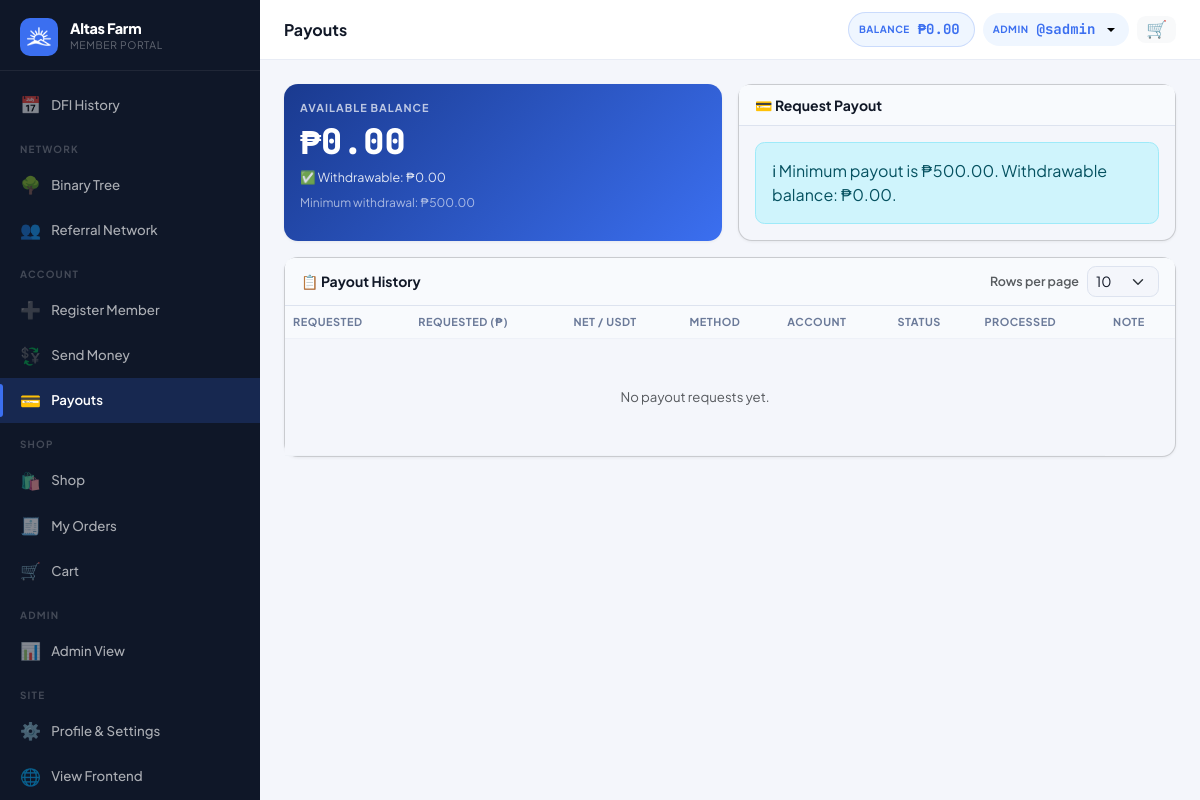
Screenshot of /?page=payout (signed in) with the database file from the repository.
### tables this page shows
CREATE TABLE settings (
  key_name   VARCHAR(80) NOT NULL PRIMARY KEY,
  value      TEXT        NOT NULL,
  updated_at TIMESTAMP DEFAULT CURRENT_TIMESTAMP ON UPDATE CURRENT_TIMESTAMP
);

CREATE TABLE users (
  id                INT UNSIGNED AUTO_INCREMENT PRIMARY KEY,
  username          VARCHAR(40)  NOT NULL UNIQUE,
  password_hash     VARCHAR(255) NOT NULL,
  role              ENUM('member','admin','superadmin') NOT NULL DEFAULT 'member',
  package_id        INT UNSIGNED NULL,
  reg_code_id           INT UNSIGNED NULL,
  reg_payment_method    ENUM('code','ewallet','pending') NOT NULL DEFAULT 'code',
  reg_paid_by           INT UNSIGNED NULL,

   
  sponsor_id        INT UNSIGNED NULL,
  binary_parent_id  INT UNSIGNED NULL,
  binary_position   ENUM('left','right') NULL,

   
  left_count        INT UNSIGNED NOT NULL DEFAULT 0,
  left_count_paid   INT UNSIGNED NOT NULL DEFAULT 0,
  right_count       INT UNSIGNED NOT NULL DEFAULT 0,
  right_count_paid  INT UNSIGNED NOT NULL DEFAULT 0,
  pairs_paid        INT UNSIGNED NOT NULL DEFAULT 0,
  pairs_flushed     INT UNSIGNED NOT NULL DEFAULT 0,
  pairs_paid_today  INT UNSIGNED NOT NULL DEFAULT 0,   

   
  lifetime_earned       DECIMAL(14,2) NOT NULL DEFAULT 0.00,
  cap_status            ENUM('active','capped','perminact') NOT NULL DEFAULT 'active',
  capping_bypass        TINYINT(1)   NOT NULL DEFAULT 0,
  daily_cap_bypass      TINYINT(1)   NOT NULL DEFAULT 0,
  capped_at             TIMESTAMP NULL,
  last_reactivation_at  TIMESTAMP NULL,
  dfi_days_used         INT UNSIGNED NOT NULL DEFAULT 0,
  dfi_active            TINYINT(1)   NOT NULL DEFAULT 1,
  cd_active             TINYINT(1)   NOT NULL DEFAULT 0,
  ewallet_sent_today      DECIMAL(12,2) NOT NULL DEFAULT 0.00,
  ewallet_sent_this_week  DECIMAL(12,2) NOT NULL DEFAULT 0.00,

   
  full_name         VARCHAR(120) NULL,
  email             VARCHAR(120) NULL,
  mobile            VARCHAR(20)  NULL,
  gcash_number      VARCHAR(20)  NULL,
  maya_number       VARCHAR(20)  NULL,
  usdt_trc20_address VARCHAR(100) NULL,
  usdt_bep20_address VARCHAR(100) NULL,
  address           TEXT         NULL,
  photo             VARCHAR(200) NULL,

  ewallet_balance       DECIMAL(14,2) NOT NULL DEFAULT 0.00,
  withdrawable_balance  DECIMAL(14,2) NOT NULL DEFAULT 0.00,
  status                ENUM('active','suspended','pending','deactivated') NOT NULL DEFAULT 'active',
  joined_at         TIMESTAMP DEFAULT CURRENT_TIMESTAMP,
  last_login        TIMESTAMP NULL,

  FOREIGN KEY (sponsor_id)       REFERENCES users(id) ON DELETE SET NULL,
  FOREIGN KEY (binary_parent_id) REFERENCES users(id) ON DELETE SET NULL,
  FOREIGN KEY (package_id)       REFERENCES packages(id) ON DELETE SET NULL
);

### views/partials/sidebar_member.php (the view, shortened to what the rows shown need)
<?php
$cp      = current_page();
$user    = Auth::user();
$initial = strtoupper(substr($user['username'] ?? 'U', 0, 1));
$name    = $user['full_name'] ?: ('@' . $user['username']);
$view    = $_GET['view'] ?? '';
$nav = [
  ['page' => 'dashboard', 'icon' => '🏠', 'label' => 'Dashboard',        'pages' => ['dashboard']],
  ['page' => 'earnings',  'icon' => '💰', 'label' => 'Earnings',         'pages' => ['earnings']],
  ['page' => 'cap_status', 'icon' => '🛡️', 'label' => 'Lifetime Cap',     'pages' => ['cap_status']],
  ['page' => 'dfi_history', 'icon' => '📅', 'label' => 'DFI History',      'pages' => ['dfi_history']],
  'SEPARATOR:Network',
];
$hasBinary = Auth::isAdmin() || Package::hasPairing((int)($user['package_id'] ?? 0));
if ($hasBinary) {
  $nav[] = ['page' => 'genealogy&view=binary',  'icon' => '🌳', 'label' => 'Binary Tree',      'pages' => ['genealogy'], 'view' => 'binary'];
}
$nav[] = ['page' => 'genealogy&view=referral', 'icon' => '👥', 'label' => 'Referral Network', 'pages' => ['genealogy'], 'view' => 'referral'];
$nav[] = 'SEPARATOR:Account';
$nav[] = ['page' => 'register&sponsor=' . $user['username'], 'icon' => '➕', 'label' => 'Register Member', 'pages' => ['register']];
$nav[] = ['page' => 'ewallet_transfer', 'icon' => '💱', 'label' => 'Send Money', 'pages' => ['ewallet_transfer']];
$nav[] = ['page' => 'payout',  'icon' => '💳', 'label' => 'Payouts',   'pages' => ['payout']];
$cartBadge = Cart::itemCountForMember((int) ($user['id'] ?? 0));
$nav[] = 'SEPARATOR:Shop';
$nav[] = ['page' => 'shop',        'icon' => '🛍️', 'label' => 'Shop',      'pages' => ['shop']];
$nav[] = ['page' => 'shop_orders', 'icon' => '🧾', 'label' => 'My Orders', 'pages' => ['shop_orders', 'shop_order']];
$nav[] = ['page' => 'cart',        'icon' => '🛒', 'label' => 'Cart',      'pages' => ['cart'], 'badge' => $cartBadge, 'badge_class' => 'sidebar-cart-badge'];
if (Auth::isAdmin()) {
  $nav[] = 'SEPARATOR:Admin';
  $nav[] = ['page' => 'admin', 'icon' => '📊', 'label' => 'Admin View', 'pages' => []];
}
$nav[] = 'SEPARATOR:Site';
$nav[] = ['page' => 'profile', 'icon' => '⚙️', 'label' => 'Profile & Settings', 'pages' => ['profile']];
$nav[] = ['page' => '__frontend__', 'icon' => '🌐', 'label' => 'View Frontend', 'pages' => []];
if (!function_exists('renderSidebarNav')) {
function renderSidebarNav($nav, $cp, $user, $view, $initial, $name)
{ ?>
  <div class="sidebar-brand">
    <div>
      <div class="brand-name"><?= e(setting('site_name', APP_NAME)) ?></div>
      <div class="brand-sub">Member Portal</div>
    </div>
  </div>
<?php } ?>
<?php }  ?>
<div class="sidebar d-none d-lg-flex flex-column">
  <?php renderSidebarNav($nav, $cp, $user, $view, $initial, $name); ?>
</div>

### views/member/payout.php (shortened to what the rows shown need)
<?php
$minPayout        = (float)setting('min_payout', '500');
$availableBalance = (float)$user['ewallet_balance'];
$withdrawableBalance = (float)($user['withdrawable_balance'] ?? 0);
$hasPending       = false;
$gcashEnabled = setting('gcash_enabled', '1') === '1';
$mayaEnabled  = setting('maya_enabled', '1') === '1';
$jsFeePct = [];
if ($gcashEnabled) $jsFeePct['gcash'] = (float)setting('service_fee_gcash', '0');
if ($mayaEnabled)  $jsFeePct['maya']  = (float)setting('service_fee_maya', '0');
$jsFeePct['usdt_trc20']  = (float)setting('service_fee_usdt_trc20', '5');
$jsFeePct['usdt_bep20'] = (float)setting('service_fee_usdt_bep20', '5');
?>
<?php require 'views/partials/head.php'; ?>
<?php require 'views/partials/sidebar_member.php'; ?>
<div class="main-content">
  <?php require 'views/partials/topbar.php'; ?>
  <div class="page-content">
    <div class="row g-3 mb-3">
      <div class="col-12 col-md-6">
        <div class="card h-100" style="background:linear-gradient(135deg,#1a3a8f,#3b6ff0);border:none;">
          <div class="card-body text-white">
            <div style="font-size:.68rem;font-weight:700;letter-spacing:1px;text-transform:uppercase;opacity:.7;margin-bottom:.5rem;">Available Balance</div>
            <div style="font-size:2.2rem;font-weight:800;font-family:var(--font-mono);line-height:1;"><?= fmt_money($availableBalance) ?></div>
            <div style="font-size:.78rem;opacity:.85;margin-top:.5rem;">
              ✅ Withdrawable: <?= fmt_money($withdrawableBalance) ?>
            </div>
            <div style="font-size:.75rem;opacity:.6;margin-top:.5rem;">Minimum withdrawal: <?= fmt_money($minPayout) ?></div>
          </div>
        </div>
      </div>
      <div class="col-12 col-md-6">
        <div class="card h-100">
          <div class="card-body">
            <?php if ($hasPending): ?>
              <div class="alert alert-warning mb-0">⏳ You already have a pending payout request.</div>
            <?php elseif ($withdrawableBalance < $minPayout): ?>
              <div class="alert alert-info mb-0">ℹ Minimum payout is <?= fmt_money($minPayout) ?>. Withdrawable balance: <?= fmt_money($withdrawableBalance) ?>.</div>
            <?php endif; ?>
          </div>
        </div>
      </div>
    </div>
    <div class="card">
      <div class="table-responsive">
        <table class="table table-hover mb-0">
          <thead>
            <tr>
              <th>Requested</th>
              <th>Requested (₱)</th>
              <th>Net / USDT</th>
              <th>Method</th>
              <th>Account</th>
              <th>Status</th>
              <th>Processed</th>
              <th>Note</th>
            </tr>
          </thead>
        </table>
      </div>
    </div>
  </div>
</div>
<?php require 'views/partials/footer.php'; ?>

### views/partials/topbar.php (shortened to what the rows shown need)
<?php
if (isset($_GET['page']) && $_GET['page'] === 'admin_user_view' && !empty($_GET['id']) && Auth::isAdmin()) {
    $topbarUser = getUserById((int)$_GET['id']);
    if (!$topbarUser) {
        flash('error', 'User not found.');
        redirect('/?page=admin_users');
    }
    $walletUser = $topbarUser;
} else {
    $topbarUser = Auth::user();
    $walletUser = Auth::isSuperadmin() ? (User::find(Auth::actingAdminId()) ?: $topbarUser) : $topbarUser;
}
$topbarBalance = fmt_money($walletUser['ewallet_balance'] ?? 0);
$isMember      = ($topbarUser['role'] ?? '') === 'member';
?>
<div class="topbar-wrapper no-print">
    <div class="d-flex align-items-center gap-2">
        <?php if ($isMember || Auth::isSuperadmin()): ?>
            <div class="topbar-balance d-none d-sm-flex">
                <span class="bal-label">Balance</span>
                <span class="bal-amount" id="topbarBalance"><?= $topbarBalance ?></span>
            </div>
        <?php endif; ?>
        <div class="dropdown">
            <button class="topbar-balance border-0 dropdown-toggle" type="button"
                data-bs-toggle="dropdown" aria-expanded="false"
                title="<?= e($topbarUser['username'] ?? '') ?>" style="cursor:pointer;">
                <span class="bal-label"><?= Auth::isAdmin() ? 'Admin' : 'User' ?></span>
                <span class="bal-amount">@<?= e($topbarUser['username'] ?? '') ?></span>
            </button>
        </div>
    </div>
</div>

### rows the page displays
settings: value "Altas Farm"
users: ewallet_balance "₱0.00"
users: username "sadmin", ewallet_balance "₱0.00", withdrawable_balance "₱0.00"

### other values shown
$item['icon'] "📅"
$item['label'] "DFI History"
substr($item, 10) "NETWORK"
$item['icon'] "🌳"
$item['label'] "Binary Tree"
$item['icon'] "👥"
$item['label'] "Referral Network"
substr($item, 10) "ACCOUNT"
$item['icon'] "➕"
$item['label'] "Register Member"
$item['icon'] "💱"
$item['label'] "Send Money"
$item['icon'] "💳"
$item['label'] "Payouts"
substr($item, 10) "SHOP"
